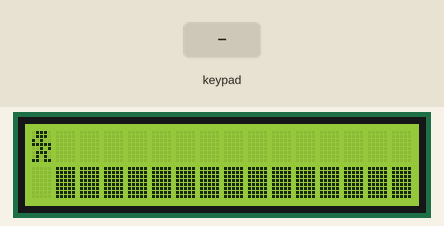
The sketch below on a simulated Arduino Uno, built with avr-gcc and run on an emulated ATmega328P. Shown: 16×2 character LCD. Inputs (shaded band) come from the test bench. What the sketch prints to the serial monitor is not drawn.

Above: at 1.0 s.
1.1 s: keypad keys 9 8 7 6 pressed 0.4 s apart
At 3.8 s:
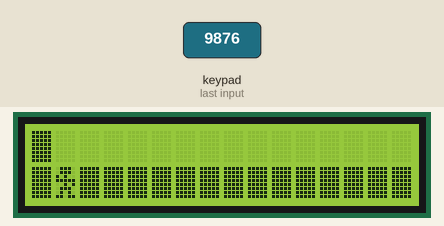
4.4 s: key '2' pressed
At 5.9 s:
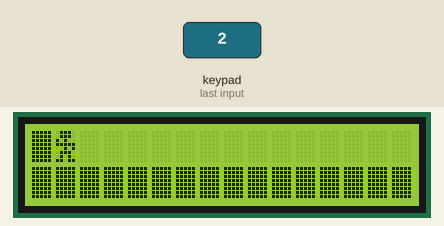
6.2 s: keypad keys 9 8 7 6 # pressed 0.4 s apart
At 8.7 s:
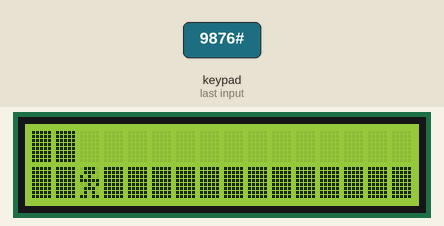
9.7 s: key '6' pressed
At 11.2 s:
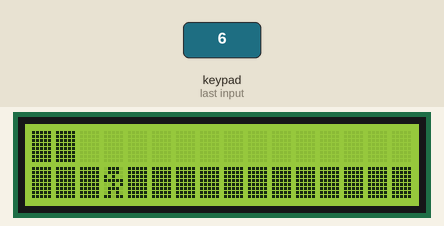
11.5 s: keypad keys 9 8 7 6 * pressed 0.4 s apart
At 14.4 s:
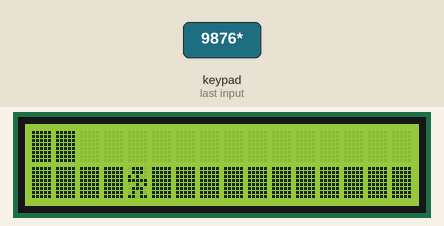
15.0 s: keypad keys 9 8 7 6 A pressed 0.4 s apart
At 18.1 s:
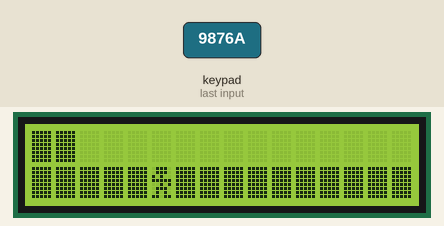
Timing chart, 0 to 19.5 s (numbered marks = the images above; inputs shaded):
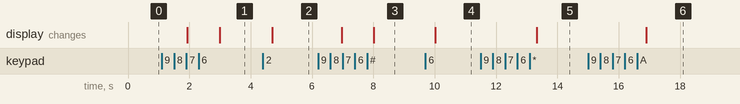

Measured:
- after the input at 1.1 s, the display: first changes after 0.83 s (image 1 shows a later state)
- after the input at 4.4 s, the display: changes after 0.31 s (image 2)
- after the input at 6.2 s, the display: first changes after 0.77 s (image 3 shows a later state)
- after the input at 9.7 s, the display: changes after 0.32 s (image 4)
- after the input at 11.5 s, the display: changes after 1.8 s (image 5)
- after the input at 15.0 s, the display: changes after 1.9 s (image 6)

The sketch:

lab11-Basic2.ino
```cpp
#include<Arduino_FreeRTOS.h>
#include<Key.h>
#include <Wire.h>
#include<Keypad.h>
#include<LiquidCrystal_I2C.h>
#define KEY_ROWS 4
#define KEY_COLS 4
#include <Queue.h>
char key;
char keymap[KEY_ROWS][KEY_COLS] = {
  {'1', '2', '3', 'A'},
  {'4', '5', '6', 'B'},
  {'7', '8', '9', 'C'},
  {'*', '0', '#', 'D'}
};
byte colPins[KEY_COLS] = {9, 8, 7, 6};
// Column pin 1~4
byte rowPins[KEY_ROWS] = {13, 12, 11, 10}; //Initialize keypad.
Keypad myKeypad = Keypad(makeKeymap(keymap), rowPins, colPins, KEY_ROWS, KEY_COLS);


QueueHandle_t Miner_control_Queue_Handle = 0; //Global Handler
TaskHandle_t Map;

LiquidCrystal_I2C lcd(0x3F,16,2);
byte minesweeper[8] = {B01110,B01110,B10100,B11111,B00101,B01110,B01010,B11011};
byte unchecked[8] = {B11111,B11111,B11111,B11111,B11111,B11111,B11111,B11111};
byte exploded[8] = {B00100,B10101,B01110,B11111,B11111,B01110,B10101,B00100};
byte succeeded[8] = {B00100,B00110,B00111,B00110,B00100,B00100,B01110,B11111};
void setup() {
    // Now set up three tasks to run independently
  Serial.begin(9600);
//    while (!Serial) {
//    ; // wait for serial port to connect.
//      }
        lcd.init();                lcd.backlight();
      lcd.createChar(0,minesweeper);
      lcd.createChar(1,unchecked);
      lcd.createChar(2,exploded);
      lcd.createChar(3,succeeded);
//  // Create a queue of 5 int
  Miner_control_Queue_Handle = xQueueCreate(5, sizeof(int));
  xTaskCreate( //Task1 : Login.
    controlTask,   // Pointer to function for thse task
    (const portCHAR *) "Task1", // Name for the task
    128,      // Stack size
    NULL,     // NULL task parameter
    1,        // This task will run at First priority 1
    NULL );   // Do not use the task handle
  xTaskCreate(DisplayTask, (const portCHAR *) "Task2", 128, NULL, 1, NULL);//Task2 : Display.
  xTaskCreate(mapTask, (const portCHAR *) "Task3", 128, NULL, 1, NULL);
   lcd.begin(16, 2);   // initialize LCD //size of LCD.
   vTaskStartScheduler();
}
void loop() {
  // put your main code here, to run repeatedly:
}

void mapTask(void *pvParameters) { //seven segment.
  (void) pvParameters;
  Serial.println("mapTask!");
  for( ;; ) // A Task shall never return or exit.
   {
        Serial.println("mapTask!");
        vTaskDelay(5);
   }
}


void controlTask(void *pvParameters) {
  (void) pvParameters;
  int last_x = 0;
  int last_y = 0;
  int current_x=0;
  int current_y=0;
  int change_position=0;
  int remover_num =10;
  for( ;; ) // A Task shall never return or exit.
   {
        Serial.println("sent value:");
        Serial.print(current_x);
        Serial.print(" ");
        Serial.println(current_y);
        last_x = current_x;
        last_y = current_y;
        if(!xQueueSend(Miner_control_Queue_Handle, &last_x, 1000))
          Serial.println("Failed to send to queue");
//        vTaskDelay(500/portTICK_PERIOD_MS);//delay 3 sec
        if(!xQueueSend(Miner_control_Queue_Handle, &last_y, 1000))
          Serial.println("Failed to send to queue");

    //For direction control.
        key = myKeypad.getKey();
        if(key == '2'){//UP
          if(current_y ==0){

          }
          else{
            current_y -=1;
            change_position = 1;
          }
        }
        else if(key == '8'){
          if(current_y ==1){

          }
          else{
            current_y +=1;
            change_position = 1;
          }
        }
        else if(key == '4'){
          if(current_x ==0){

          }
          else{
            current_x -=1;
            change_position = 1;
          }
        }
        else if(key == '6'){ //Right.
          if(current_x ==15){

          }
          else{
            current_x +=1;
            change_position = 1;
          }
        }
       //mine remover.
        else if(key == '5'){
          if(remover_num >0){
              remover_num--;
          }
          else{
            //Game lose should start a new game.
            Serial.println("No remover left.");
//            vTaskPrioritySet(Map, 2);
          }
        }
        if(!xQueueSend(Miner_control_Queue_Handle, &current_x, 1000))
          Serial.println("Failed to send to queue");
//        vTaskDelay(500/portTICK_PERIOD_MS);//delay 3 sec
        if(!xQueueSend(Miner_control_Queue_Handle, &current_y, 1000))
          Serial.println("Failed to send to queue");

        if(!xQueueSend(Miner_control_Queue_Handle, &change_position, 1000))
          Serial.println("Failed to send to queue");

        vTaskDelay(5);
   }
}

void DisplayTask(void *pvParameters) { //seven segment.
  (void) pvParameters;
  int col, row;
  int last_x,last_y;
  int change_position=0;
         for(int i=0; i<=1; i++){
          for(int j=0; j<=15; j++){
             if(j==col && i==row){
             }
             else{
               lcd.setCursor(j,i);
               lcd.write(1); //draw uncheck.
             }
          }
        }
  for( ;; ) // A Task shall never return or exit.
   {
        if(xQueueReceive(Miner_control_Queue_Handle,&last_x,1000)){
          Serial.println("receive value:");
          Serial.println(last_x);   }
        else
         Serial.println("Failed to receive from queue");

        if(xQueueReceive(Miner_control_Queue_Handle,&last_y,1000)){
          Serial.println("receive value:");
          Serial.println(last_y);   }
        else
         Serial.println("Failed to receive from queue");
        if(xQueueReceive(Miner_control_Queue_Handle,&col,1000)){
          Serial.println("receive value:");
          Serial.println(col);   }
        else
         Serial.println("Failed to receive from queue");

        if(xQueueReceive(Miner_control_Queue_Handle,&row,1000)){
          Serial.println("receive value:");
          Serial.println(row);   }
        else
         Serial.println("Failed to receive from queue");

        if(xQueueReceive(Miner_control_Queue_Handle,&change_position,1000)){
          Serial.println("Change position?:");
          Serial.println(change_position);   }
        else
         Serial.println("Failed to receive from queue");

        if(change_position){
          lcd.setCursor(last_x,last_y);
          lcd.write(byte(1));
          lcd.setCursor(col,row);  // setting cursor
          lcd.write(byte(0));
          change_position = 0;
        }
        else{
          lcd.setCursor(col,row);  // setting cursor
          lcd.write(byte(0));
        }
        vTaskDelay(5);
   }
}
```
